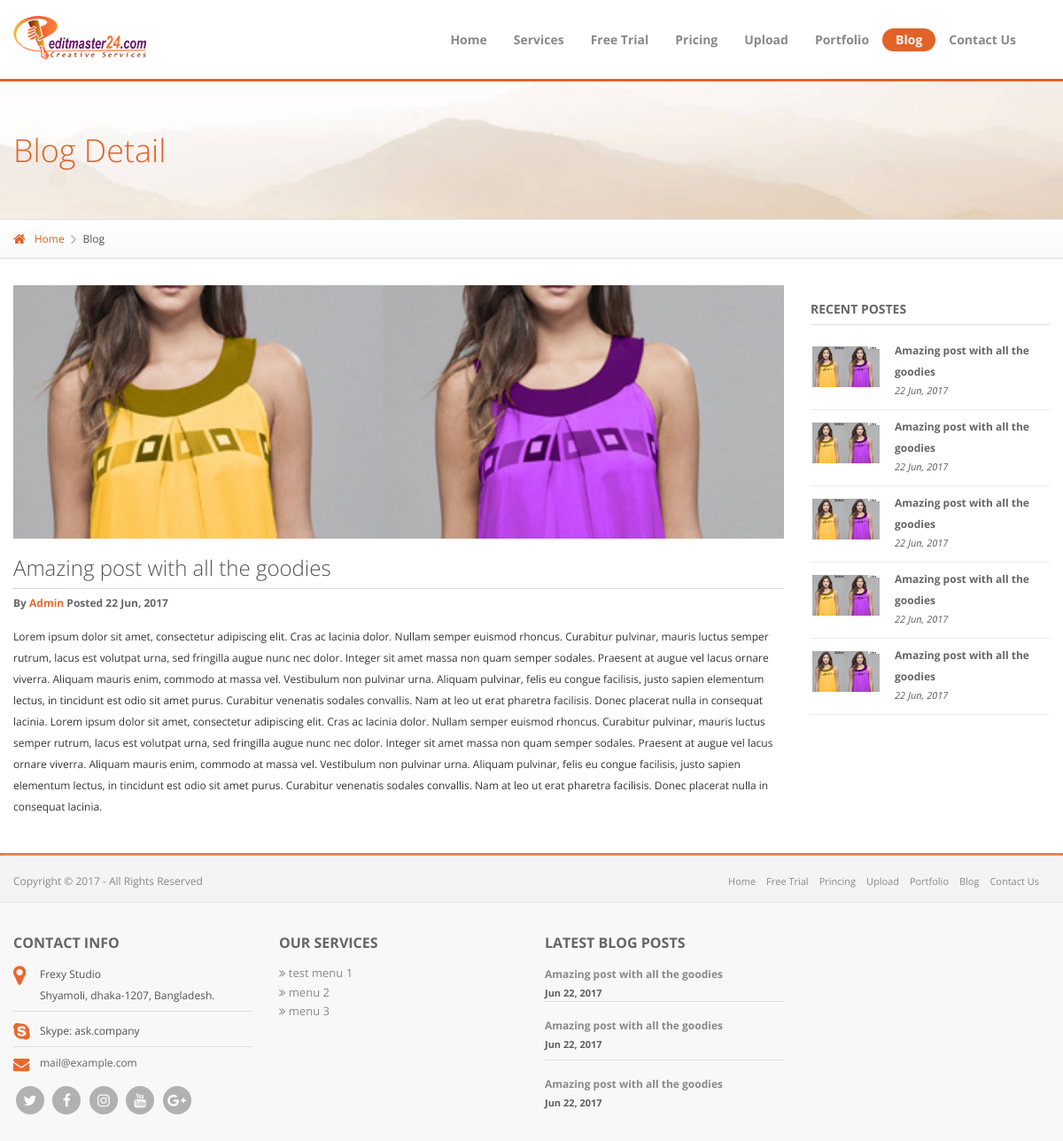
The page /blog/details/4 on the database its author committed.
### tables this page shows
CREATE TABLE `blog` (
  `id` int(11) NOT NULL,
  `title` varchar(512) NOT NULL,
  `desc` longtext NOT NULL,
  `image` varchar(255) NOT NULL,
  `created` timestamp NOT NULL DEFAULT CURRENT_TIMESTAMP
);

CREATE TABLE `service` (
  `id` int(11) NOT NULL,
  `title` varchar(512) NOT NULL,
  `desc` longtext NOT NULL,
  `image` varchar(255) NOT NULL,
  `url` varchar(512) NOT NULL
);

### application/views/front/common/template.php (called while the page is built, shortened)
<?php
    $this->load->view('front/common/header');
    $this->load->view($page);
    $this->load->view('front/common/footer');
?>

### application/controllers/Blog.php (called while the page is built, shortened)
<?php defined('BASEPATH') OR exit('No direct script access allowed');
class Blog extends CI_Controller {
    public function __construct() {
        $this->load->model('data');
        $this->blog_t = 'blog';
        $this->load->model('blog_m');
    }
    public function details($id) {
        $data['title'] = "Details";
        $data['menu'] = "blog";
        $data['blog'] = $this->data->getone($this->blog_t, $id);
        $data['r_blogs'] = $this->blog_m->get_front_recent_blog();
        $data['page'] = "front/pages/blog_details";
        $this->load->view('front/common/template', $data);
    }
}

### index.php (called while the page is built, shortened)
<?php
require_once BASEPATH.'core/CodeIgniter.php';

### application/models/Data.php (called while the page is built, shortened)
<?php defined('BASEPATH') OR exit('No direct script access allowed');
class Data extends CI_Model {
    public function getone($table, $id) {
        $this->db->where('id', $id);
        $this->db->limit(1);
        $this->db->from("$table");
        return $this->db->get()->result();
    }
}

### application/models/Blog_m.php (called while the page is built, shortened)
<?php defined('BASEPATH') OR exit('No direct script access allowed');
 class Blog_m extends CI_Model {
    function __construct() {
        $this->table = 'blog';
    }
    public function get_front_recent_blog() {
        $r = $this->db->select('id, title, desc, image, created')
                      ->from($this->table)
                      ->order_by('id, title, desc, image, created', 'desc')
                      ->limit(5)
                      ->get();
        return $list = $r->result();
    }
}

### application/libraries/Services_menu.php (called while the page is built)
<?php defined('BASEPATH') OR exit('No direct script access allowed');
class Services_menu {
    public function __construct() {
        $CI = & get_instance();
        $r = $CI->db->select("title")->get("service");
        $this->services = $r->result();
    }
}
?>

### application/libraries/Footer_blog.php (called while the page is built)
<?php defined('BASEPATH') OR exit('No direct script access allowed');
class Footer_blog {
    public function __construct() {
        $CI = & get_instance();
        $r = $CI->db->select('*')->limit('3')->get("blog");
        $this->blogs = $r->result();
    }
}
?>

### application/views/front/pages/blog_details.php (the view, shortened to what this page needs)
<div class="b-inner-page-header f-inner-page-header b-bg-header-inner-page">
    <div class="b-inner-page-header__content">
        <div class="container">
            <h1 class="f-primary-l c-default">Blog Detail</h1>
        </div>
    </div>
</div>
<div class="l-main-container">
    <div class="b-breadcrumbs f-breadcrumbs">
        <div class="container">
            <ul>
                <li><a href="#"><i class="fa fa-home"></i>Home</a></li>
                <li><i class="fa fa-angle-right"></i><span>Blog</span></li>
            </ul>
        </div>
    </div>
    <div class="l-inner-page-container">
        <div class="container">
            <div class="row">
                <div class="col-md-9">
                    <div class="b-slidercontainer b-slider b-small-arr f-small-arr">
                        <div data-height="385" class="j-contentwidthslider j-contentwidthslider-innerheight j-pagination-hide">
                            <ul>
                                <li data-transition="slotfade-vertical" data-slotamount="25" >
                                </li>
                             </ul>
                        </div>
                    </div>
                    <div class="b-article-box">
                        <div class="f-article_title f-primary-l b-title-b-hr">
                            <?=$blog[0]->title?>
                        </div>
                        <div class="f-infoblock-with-icon__info_text b-infoblock-with-icon__info_text f-primary-b">
                            By <a href="#" class="f-more">Admin</a> Posted <?php $d = nice_date($blog[0]->created, 'd M, Y'); echo $d; ?>
                        </div>
                        <div class="b-article__description">
                            <p><?=$blog[0]->desc?></p>
                        </div>
                    </div>
                </div>
                <div class="col-md-3">
                    <div class="row b-col-default-indent">
                        <div class="col-md-12">
                            <h4 class="f-primary-b b-h4-special f-h4-special--gray f-h4-special">Recent postes</h4>
                            <div class="b-blog-short-post b-blog-short-post--img-hover-bordered b-blog-short-post--w-img f-blog-short-post--w-img row">
                                <div class="b-blog-short-post b-blog-short-post--img-hover-bordered b-blog-short-post--w-img f-blog-short-post--w-img row">
                                    <?php foreach($r_blogs as $r_blog):  ?>
                                    <div class="b-blog-short-post--popular col-md-12  col-xs-12 f-primary-b">
                                        <div class="b-blog-short-post__item_img">
                                            <a href="<?=base_url()?>blog/details/<?=$r_blog->id?>"><img data-retina src="<?=base_url()?>assets/img/blog/<?=$r_blog->image?>" width="80px" height="50px" alt="<?=$r_blog->title?>"/></a>
                                        </div>
                                        <div class="b-remaining">
                                            <div class="b-blog-short-post__item_text f-blog-short-post__item_text">
                                                <a href="<?=base_url()?>blog/details/<?=$r_blog->id?>"><?=$r_blog->title?></a>
                                            </div>
                                            <div class="b-blog-short-post__item_date f-blog-short-post__item_date f-primary-it">
                                                <?php $d = nice_date($r_blog->created, 'd M, Y'); echo $d; ?>
                                            </div>
                                        </div>
                                    </div>
                                    <?php endforeach; ?>
                                </div>
                            </div>
                        </div>
                    </div>
                </div>
            </div>
        </div>
    </div>
</div>

### application/views/front/common/footer.php (shortened to what this page needs)
        <footer>
            <div class="b-footer-primary">
                <div class="container">
                    <div class="row">
                        <div class="col-sm-4 col-xs-12 f-copyright b-copyright">Copyright © <?php $y=date('Y'); echo $y;?> - All Rights Reserved</div>
                        <div class="col-sm-8 col-xs-12">
                            <nav class="b-bottom-nav f-bottom-nav b-right hidden-xs">
                                <ul>
                                    <li><a href="<?=base_url()?>">Home</a></li>
                                    <li><a href="<?=site_url('free_trail')?>">Free Trial</a></li>
                                    <li><a href="<?=site_url('princing')?>">Princing</a></li>
                                    <li><a href="<?=site_url('upload')?>">Upload</a></li>
                                    <li><a href="<?=site_url('portfolio')?>">Portfolio</a></li>
                                    <li><a href="<?=site_url('blog/latest')?>">Blog</a></li>
                                    <li><a href="<?=site_url('contact_us')?>">Contact Us</a></li>
                                </ul>
                            </nav>
                        </div>
                    </div>
                </div>
            </div>
            <div class="container">
                <div class="b-footer-secondary row">
                    <div class="col-md-3 col-sm-12 col-xs-12">
                        <h4 class="f-primary-b f-legacy-h4">contact info</h4>
                        <div class="b-contacts-short-item-group">
                            <div class="b-contacts-short-item col-md-12 col-sm-4 col-xs-12">
                                <div class="b-contacts-short-item__icon f-contacts-short-item__icon f-contacts-short-item__icon_lg b-left">
                                    <i class="fa fa-map-marker"></i>
                                </div>
                                <div class="b-remaining f-contacts-short-item__text">
                                    Frexy Studio<br/>
                                    Shyamoli, dhaka-1207, Bangladesh.
                                </div>
                            </div>
                            <div class="b-contacts-short-item col-md-12 col-sm-4 col-xs-12">
                                <div class="b-contacts-short-item__icon f-contacts-short-item__icon b-left f-contacts-short-item__icon_md">
                                    <i class="fa fa-skype"></i>
                                </div>
                                <div class="b-remaining f-contacts-short-item__text f-contacts-short-item__text_phone">
                                    Skype: ask.company
                                </div>
                            </div>
                            <div class="b-contacts-short-item col-md-12 col-sm-4 col-xs-12">
                                <div class="b-contacts-short-item__icon f-contacts-short-item__icon b-left f-contacts-short-item__icon_xs">
                                    <i class="fa fa-envelope"></i>
                                </div>
                                <div class="b-remaining f-contacts-short-item__text f-contacts-short-item__text_email">
                                    <a href="mailto:frexystudio@gmail.com">mail@example.com</a>
                                </div>
                            </div>
                            <div class="b-btn-group-hor f-btn-group-hor col-md-12 col-sm-4 col-xs-12">
                                <a href="#" class="b-btn-group-hor__item f-btn-group-hor__item">
                                    <i class="fa fa-twitter"></i>
                                </a>
                                <a href="#" class="b-btn-group-hor__item f-btn-group-hor__item">
                                    <i class="fa fa-facebook"></i>
                                </a>
                                <a href="#" class="b-btn-group-hor__item f-btn-group-hor__item">
                                    <i class="fa fa-instagram" aria-hidden="true"></i>
                                </a>
                                <a href="#" class="b-btn-group-hor__item f-btn-group-hor__item">
                                    <i class="fa fa-youtube" aria-hidden="true"></i>
                                </a>
                                <a href="#" class="b-btn-group-hor__item f-btn-group-hor__item">
                                    <i class="fa fa-google-plus" aria-hidden="true"></i>
                                </a>
                            </div>
                        </div>
                    </div>
                    <div class="col-md-3 col-sm-12 col-xs-12">
                        <h4 class="f-primary-b f-legacy-h4">Our Services</h4>
                        <div class="fmenu">
                            <ul>
                                <?php foreach($this->services_menu->services as $service):  ?>
                                <li><a href="<?=base_url()?>service/name/<?php $x = strtolower($service->title); $y = str_replace(' ', '_', $x); echo $y; ?>"><i class="fa fa-angle-double-right"></i> <?=$service->title?></a></li>
                                <?php endforeach; ?>
                            </ul>
                        </div>
                    </div>
                    <div class="col-md-3 col-sm-12 col-xs-12">
                        <h4 class="f-primary-b f-legacy-h4">Latest blog posts</h4>
                        <div class="b-blog-short-post row">
                            <?php foreach($this->footer_blog->blogs as $blog):  ?>
                            <div class="b-blog-short-post__item col-md-12 col-sm-4 col-xs-12 f-primary-b">
                                <div class="b-blog-short-post__item_text f-blog-short-post__item_text">
                                    <a href="blog_detail_left_slidebar.html"><?=$blog->title?></a>
                                </div>
                                <div class="b-blog-short-post__item_date f-blog-short-post__item_date">
                                    <?php $d = nice_date($blog->created, 'M d, Y'); echo $d; ?>
                                </div>
                            </div>
                            <?php endforeach; ?>
                        </div>
                    </div>
                </div>
            </div>
        </footer>
    </body>
</html>

### rows shown on the page
blog: title "Amazing post with all the goodies", created "22 Jun, 2017", desc "Lorem ipsum dolor sit amet, consectetur adipiscing elit. Cras ac lacinia dolor. Nullam semper euismod rhoncus. Curabitur pulvinar, mauris luctus semper rutrum, lacus est volutpat urna, sed fringilla augue nunc nec dolor. Integer sit amet massa non quam semper sodales. Praesent at augue vel lacus ornare viverra. Aliquam mauris enim, commodo at massa vel. Vestibulum non pulvinar urna. Aliquam pulvinar, felis eu congue facilisis, justo sapien elementum lectus, in tincidunt est odio sit amet purus. Curabitur venenatis sodales convallis. Nam at leo ut erat pharetra facilisis. Donec placerat nulla in consequat lacinia. Lorem ipsum dolor sit amet, consectetur adipiscing elit. Cras ac lacinia…", image (picture)
blog: image (picture), title "Amazing post with all the goodies", created "22 Jun, 2017"
blog: image (picture), title "Amazing post with all the goodies", created "22 Jun, 2017"
blog: image (picture), title "Amazing post with all the goodies", created "22 Jun, 2017", created "Jun 22, 2017"
blog: image (picture), title "Amazing post with all the goodies", created "22 Jun, 2017", created "Jun 22, 2017"
service: title "test menu 1"
service: title "menu 2"
service: title "menu 3"
blog: title "Amazing post with all the goodies", created "Jun 22, 2017"

### other values the page prints
$y "2017"
